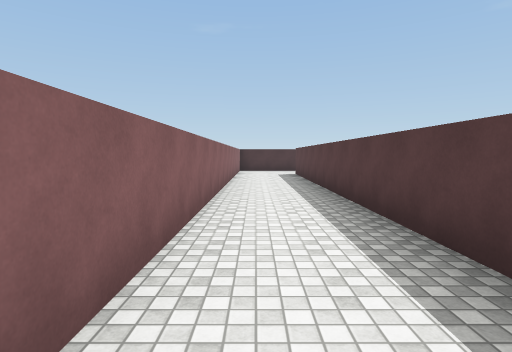
[1] (above)

16 first-person views from a walk through a Unity game level. The camera is 1.5 m above the floor, tilts 4° down and sees 80° across. The floor is counted in squares, 2 m on a side. Each view is taken from the middle of a square. On the plan, view 1 faces up. The plan holds only what a view shows up to about 10 squares ahead; the rest is blank. The player character is not drawn. Door leaves are left out, so doorways stand open. Surface patterns are stand-ins for the level's own textures.

[2]
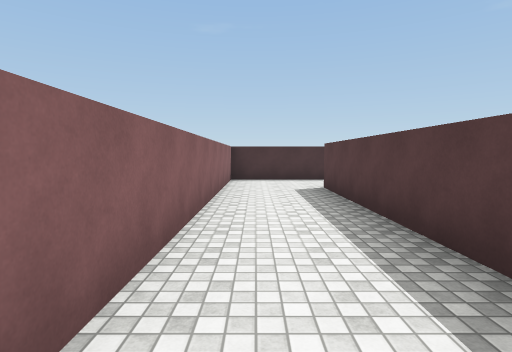

[3]
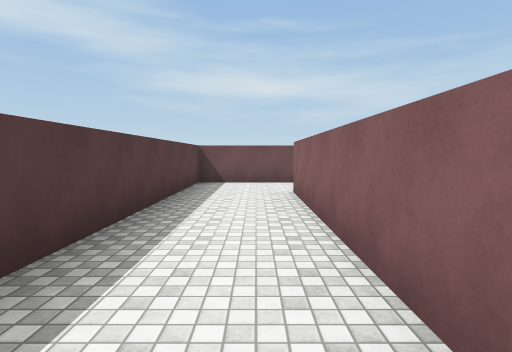

[4]
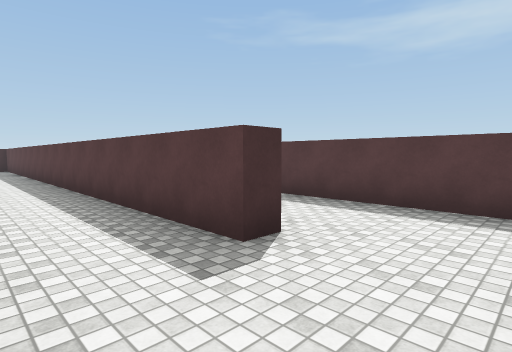

[5]
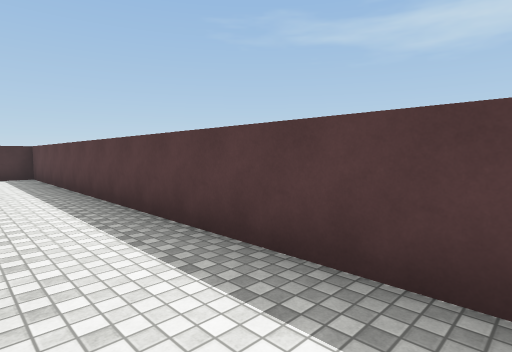

[6]
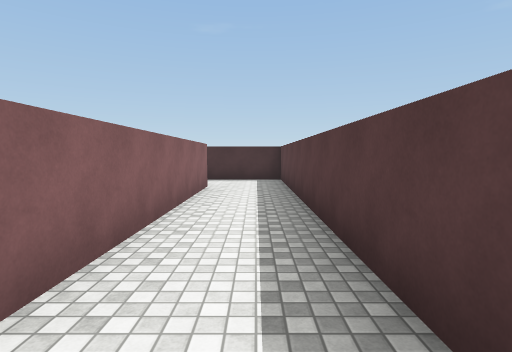

[7]
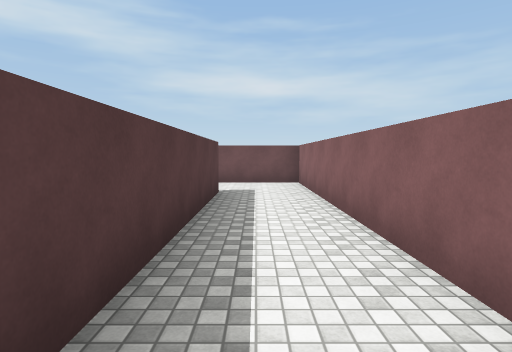

[8]
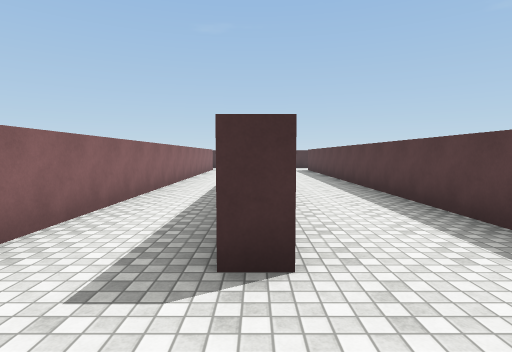

[9]
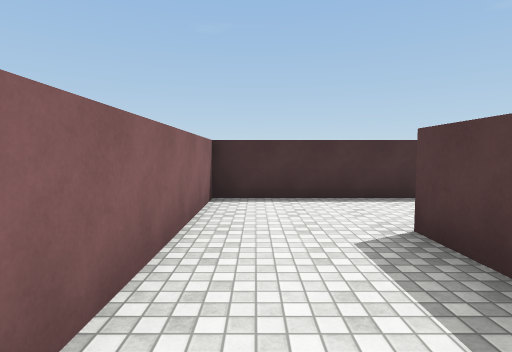

[10]
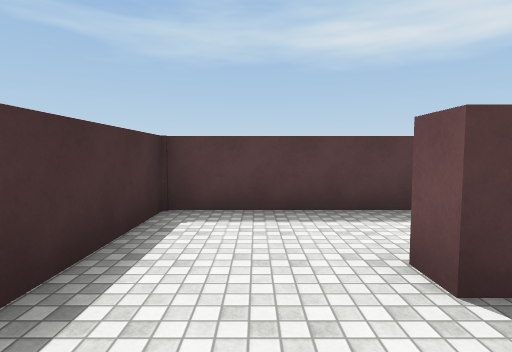

[11]
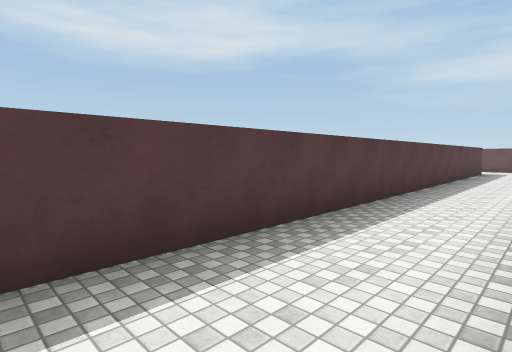

[12]
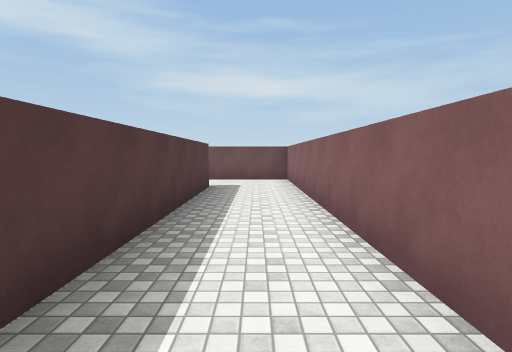

[13]
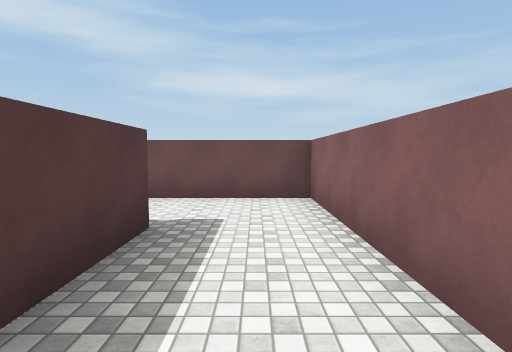

[14]
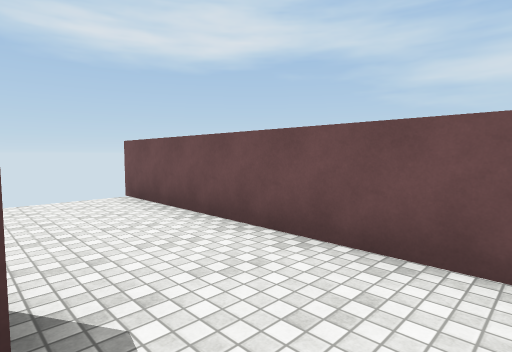

[15]
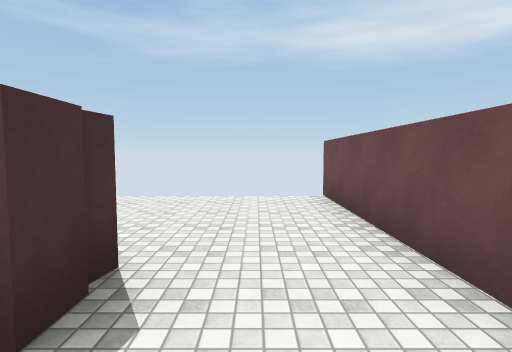

[16]
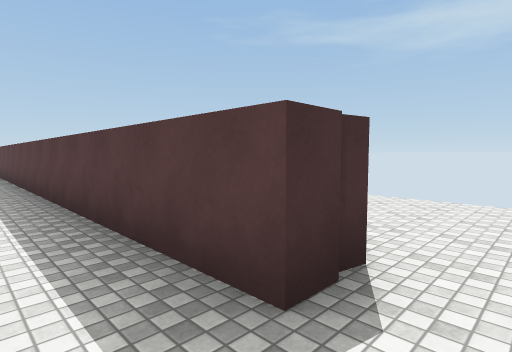

### Floor plan
Ten units are one square. View 1 is at (0, 0); x grows to the right and y downward. Boxes are objects, and circles mark ways between rooms. Rooms are numbered by the first view taken in them; rooms with no view inside come last. Other rooms are left out.
<svg viewBox="-40 -147 99 185">
<path fill="none" stroke="#000" d="M-6 33 16 33 16 -119 21 -119M24 -142 -7 -142 -7 11M-7 11 -12 11 -12 -142 -35 -142M-31 -122 -31 30M-32 33 -6 33M20 -50 20 33 54 33M46 11 41 11 41 -142 24 -142"/>
<circle cx="-10" cy="25" r="3" fill="#2a7"/>
<circle cx="20" cy="-125" r="3" fill="#2a7"/>
<text x="10" y="-50">1</text>
<text x="-20" y="-50">2</text>
<text x="30" y="-40">3</text>
</svg>
Room 1 opens to room 2. Room 1 opens to room 3.

Where each view was taken, in squares from view 1:
view 1: 0 up, 0 right, facing up
view 2: 5 up, 0 right, facing up
view 3: 5 up, 0 right, facing down
view 4: 3 down, 3 left, facing up-right
view 5: 3 up, 3 left, facing up-right
view 6: 5 up, 2 left, facing up
view 7: 5 up, 2 left, facing down
view 8: 3 down, 1 left, facing up
view 9: 9 up, 0 right, facing up
view 10: 13 up, 0 right, facing right
view 11: 13 up, 2 right, facing down-right
view 12: 6 up, 3 right, facing down
view 13: 2 up, 3 right, facing down
view 14: 1 down, 3 right, facing down-right
view 15: 2 down, 3 right, facing right
view 16: 2 down, 3 right, facing up-right
